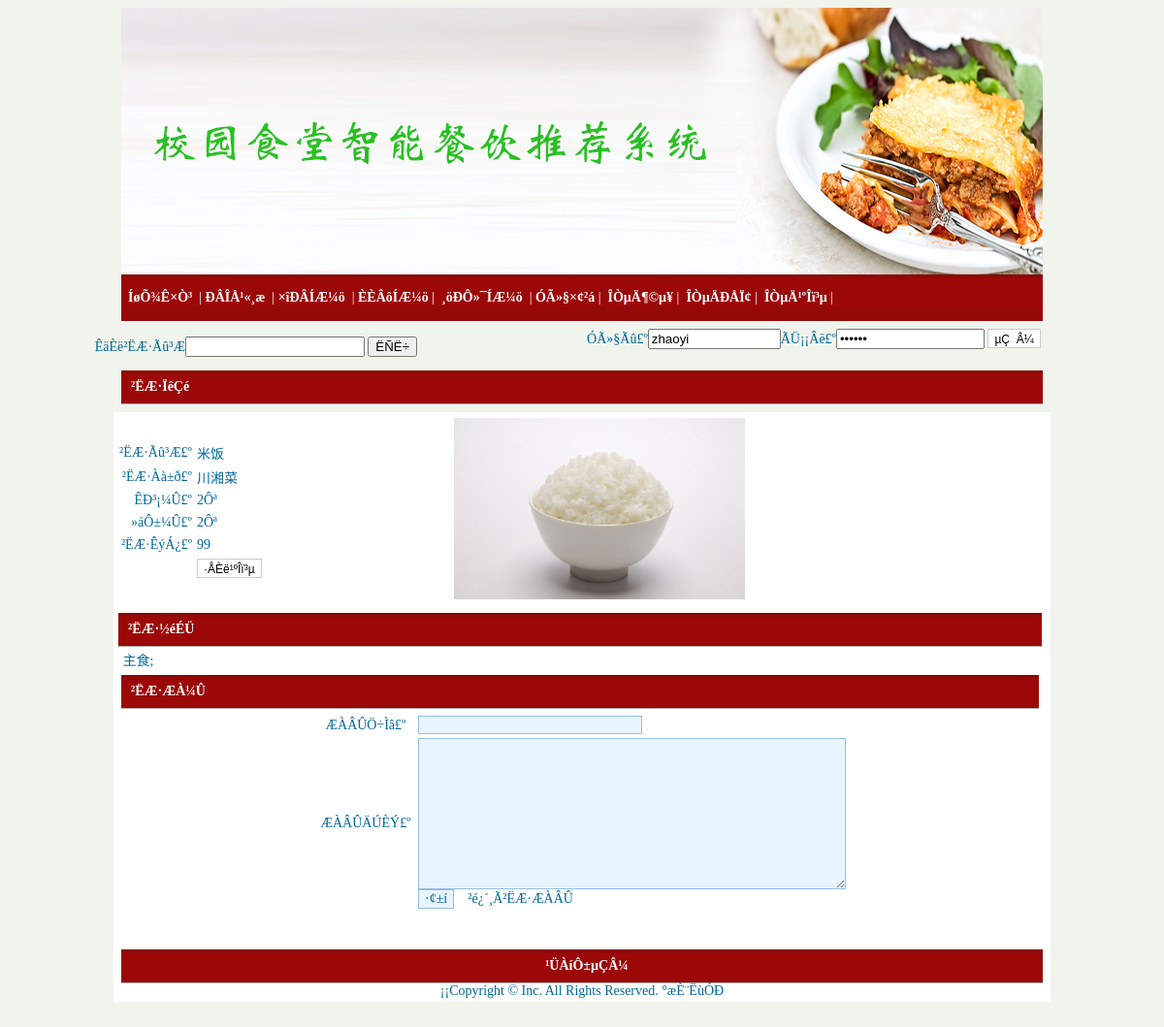
The page /goodsDetail.php?goodsId=17 on the database its author committed.
### tables this page shows
CREATE TABLE `goods` (
  `id` int(4) NOT NULL AUTO_INCREMENT,
  `name` varchar(25) DEFAULT NULL COMMENT '外卖名称',
  `jianjie` mediumtext COMMENT '外卖介绍',
  `xinghao` varchar(25) DEFAULT NULL COMMENT '外卖型号',
  `tupian` varchar(200) DEFAULT NULL COMMENT '外卖图片',
  `shuliang` int(4) DEFAULT NULL COMMENT '外卖数量',
  `cishu` int(4) DEFAULT NULL COMMENT '卖出次数',
  `huiyuanjia` varchar(25) DEFAULT NULL COMMENT '会员价',
  `shichangjia` varchar(25) DEFAULT NULL COMMENT '市场价',
  `leibie` varchar(25) DEFAULT NULL COMMENT '类别',
  `addtime` timestamp NOT NULL DEFAULT CURRENT_TIMESTAMP COMMENT '添加时间',
  `hits` int(11) NOT NULL DEFAULT '1',
  PRIMARY KEY (`id`)
);

CREATE TABLE `leibie` (
  `id` int(10) NOT NULL AUTO_INCREMENT,
  `name` varchar(50) NOT NULL,
  PRIMARY KEY (`id`)
);

### conn.php (called while the page is built, shortened)
<?php
function get_name($id,$table)
{
	$sql="select * from $table where id=$id";
	$r=mysql_query($sql);
	$rows=mysql_fetch_array($r);
	return $rows[name];
}
?>

### goodsDetail.php (the view, shortened to what this page needs)
<?php
require("header.php");
$sql="select * from goods where id=$goodsId";
$result=mysql_query($sql);
$data=mysql_fetch_array($result);
?>
<table width="950" border="0" cellspacing="0" cellpadding="0" align="center">
 <tr>
    <td width="950" height="34" class="menu_bar">²ËÆ·ÏêÇé</td>
  </tr></table>
  <table width="950" border="0" cellpadding="2" cellspacing="1" bgcolor="#FFFFFF" align="center" style="margin-top:8px">
 <tr align='center' bgcolor="#FFFFFF" >
<td align="center" width="327">
		                        <table  border="0" cellpadding="2" cellspacing="1" bgcolor="#FFFFFF" align="left" >
					              <tr align='center' bgcolor="#FFFFFF" height="22">
					                  <td align="right">²ËÆ·Ãû³Æ£º</td>
					                  <td align="left">
					                      <?php  echo $data[name]?>
					                  </td>
					              </tr>
								    <tr align='center' bgcolor="#FFFFFF" height="22">
					                  <td align="right">²ËÆ·Àà±ð£º</td>
				                    <td align="left">                          <?php  echo
			get_name($data[leibie],'leibie')?>
</td>
					              </tr>
					              <tr align='center' bgcolor="#FFFFFF" height="22">
					                  <td align="right">ÊÐ³¡¼Û£º</td>
					                  <td align="left">
         <?php  echo $data[shichangjia]?>Ôª
					                  </td>
					              </tr>
					              <tr align='center' bgcolor="#FFFFFF" height="22">
					                  <td align="right">»áÔ±¼Û£º</td>
					                  <td align="left">
                         <?php  echo $data[huiyuanjia]?>Ôª
					                  </td>
					              </tr><tr align='center' bgcolor="#FFFFFF" height="22">
					                  <td align="right">²ËÆ·ÊýÁ¿£º</td>
					                  <td align="left">
             <?php  echo $data[shuliang]?>
		                              </td>
					              </tr>
<form action="cart.php?id=<?php  echo $data[id]?>&act=buy" name="f" method="post" onSubmit="return chkinput(this)">
                                     <tr align='center' bgcolor="#FFFFFF" height="22">
					                  <td align="right">&nbsp;</td>
					                  <td align="left"> <input type="submit" value="·ÅÈë¹ºÎï³µ"  style="border:#ccc 1px solid; background-color:#FFFFFF; font-size:12px; padding-top:3px;" /></td>
					              </tr> </form>
							</table>
                            </td>
                            <td align="left" valign="top" width="612">
							<table width="450" border="0" align="left">
                                <tr>
                                  <td align="left" valign="top">&nbsp; <img width="300"  src="<?php  echo $data[tupian]?>"/></td>
                                </tr>
								</table>
								</td>
					     </tr>
                         <tr><td colspan="2"><table width="950" border="0">
  <tr>
    <td   height="30" class="menu_bar"><font color="#FFFFFF">²ËÆ·½éÉÜ</font></td>
  </tr>
  <tr>
    <td>&nbsp<?php  echo $data[jianjie]?>;</td>
  </tr>
           <tr><td colspan="2"><table width="950" border="0">
  <tr>
    <td  class="menu_bar" height="30"><font color="#FFFFFF">²ËÆ·ÆÀ¼Û</font></td>
  </tr>
  <tr>
    <td><form name="form1" method="post" action="save.php?id=<?php  echo $data[id];?>" onSubmit="return chkinput(this)">
<table width="550" border="0" align="center" cellpadding="0" cellspacing="1">
                  <tr>
                    <td width="110" height="25" bgcolor="#FFFFFF"><div align="center">ÆÀÂÛÖ÷Ìâ£º</div></td>
                    <td width="437" bgcolor="#FFFFFF"><div align="left">
                        <input type="text" name="title" size="30" class="inputcss" style="background-color:#e8f4ff " onMouseOver="this.style.backgroundColor='#ffffff'" onMouseOut="this.style.backgroundColor='#e8f4ff'">
                    </div></td>
                  </tr>
                  <tr>
                    <td height="125" bgcolor="#FFFFFF"><div align="center">ÆÀÂÛÄÚÈÝ£º</div></td>
                    <td height="125" bgcolor="#FFFFFF"><div align="left">
                        <textarea name="content" cols="60" rows="10" class="inputcss" style="background-color:#e8f4ff " onMouseOver="this.style.backgroundColor='#ffffff'" onMouseOut="this.style.backgroundColor='#e8f4ff'"></textarea>
						               <br>   <input type="submit" value="·¢±í" class="buttoncss">
						&nbsp;&nbsp;&nbsp;<a href="showpl.php?id=<?php  echo $_GET[goodsId];?>">²é¿´¸Ã²ËÆ·ÆÀÂÛ</a>
                    </div></td>
                  </tr>
              </table></td>
            </tr>
        </table></form></td>
  </tr>
</table>
</td></tr>
<tr><td colspan="2"><?php
require("footer.php");
?></td></tr>
<br>

### rows shown on the page
goods: name "米饭", leibie.name "川湘菜", shichangjia "2", huiyuanjia "2", shuliang "99", tupian (picture), jianjie "主食"
